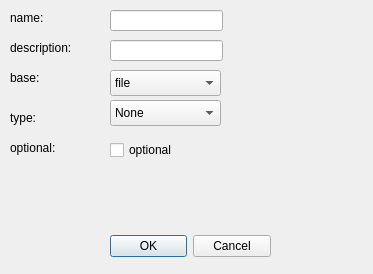
<?xml version="1.0" encoding="UTF-8"?>
<ui version="4.0">
 <class>dlg_inputs</class>
 <widget class="QDialog" name="dlg_inputs">
  <property name="geometry">
   <rect>
    <x>0</x>
    <y>0</y>
    <width>373</width>
    <height>274</height>
   </rect>
  </property>
  <property name="windowTitle">
   <string>Add or Edit Inputs</string>
  </property>
  <widget class="QDialogButtonBox" name="buttonBox">
   <property name="geometry">
    <rect>
     <x>110</x>
     <y>230</y>
     <width>161</width>
     <height>32</height>
    </rect>
   </property>
   <property name="orientation">
    <enum>Qt::Horizontal</enum>
   </property>
   <property name="standardButtons">
    <set>QDialogButtonBox::Cancel|QDialogButtonBox::Ok</set>
   </property>
  </widget>
  <widget class="QLineEdit" name="txt_name">
   <property name="geometry">
    <rect>
     <x>110</x>
     <y>10</y>
     <width>113</width>
     <height>21</height>
    </rect>
   </property>
  </widget>
  <widget class="QLabel" name="label">
   <property name="geometry">
    <rect>
     <x>10</x>
     <y>10</y>
     <width>60</width>
     <height>16</height>
    </rect>
   </property>
   <property name="text">
    <string>name:</string>
   </property>
  </widget>
  <widget class="QLabel" name="label_2">
   <property name="geometry">
    <rect>
     <x>10</x>
     <y>40</y>
     <width>81</width>
     <height>16</height>
    </rect>
   </property>
   <property name="text">
    <string>description:</string>
   </property>
  </widget>
  <widget class="QLabel" name="label_3">
   <property name="geometry">
    <rect>
     <x>10</x>
     <y>70</y>
     <width>41</width>
     <height>16</height>
    </rect>
   </property>
   <property name="text">
    <string>base:</string>
   </property>
  </widget>
  <widget class="QLabel" name="label_4">
   <property name="geometry">
    <rect>
     <x>10</x>
     <y>110</y>
     <width>81</width>
     <height>16</height>
    </rect>
   </property>
   <property name="text">
    <string>type:</string>
   </property>
  </widget>
  <widget class="QLabel" name="label_5">
   <property name="geometry">
    <rect>
     <x>10</x>
     <y>140</y>
     <width>81</width>
     <height>16</height>
    </rect>
   </property>
   <property name="text">
    <string>optional:</string>
   </property>
  </widget>
  <widget class="QLineEdit" name="txt_description">
   <property name="geometry">
    <rect>
     <x>110</x>
     <y>40</y>
     <width>113</width>
     <height>21</height>
    </rect>
   </property>
  </widget>
  <widget class="QComboBox" name="cbo_base">
   <property name="geometry">
    <rect>
     <x>110</x>
     <y>70</y>
     <width>111</width>
     <height>26</height>
    </rect>
   </property>
   <item>
    <property name="text">
     <string>file</string>
    </property>
   </item>
   <item>
    <property name="text">
     <string>context</string>
    </property>
   </item>
   <item>
    <property name="text">
     <string>api-key</string>
    </property>
   </item>
  </widget>
  <widget class="QComboBox" name="cbo_type">
   <property name="geometry">
    <rect>
     <x>110</x>
     <y>100</y>
     <width>111</width>
     <height>26</height>
    </rect>
   </property>
   <item>
    <property name="text">
     <string>None</string>
    </property>
   </item>
   <item>
    <property name="text">
     <string>nifti</string>
    </property>
   </item>
   <item>
    <property name="text">
     <string>dicom</string>
    </property>
   </item>
  </widget>
  <widget class="QCheckBox" name="ck_optional">
   <property name="geometry">
    <rect>
     <x>110</x>
     <y>140</y>
     <width>87</width>
     <height>20</height>
    </rect>
   </property>
   <property name="text">
    <string>optional</string>
   </property>
  </widget>
 </widget>
 <resources/>
 <connections>
  <connection>
   <sender>buttonBox</sender>
   <signal>rejected()</signal>
   <receiver>dlg_inputs</receiver>
   <slot>reject()</slot>
   <hints>
    <hint type="sourcelabel">
     <x>316</x>
     <y>260</y>
    </hint>
    <hint type="destinationlabel">
     <x>286</x>
     <y>274</y>
    </hint>
   </hints>
  </connection>
  <connection>
   <sender>buttonBox</sender>
   <signal>accepted()</signal>
   <receiver>dlg_inputs</receiver>
   <slot>accept()</slot>
   <hints>
    <hint type="sourcelabel">
     <x>190</x>
     <y>245</y>
    </hint>
    <hint type="destinationlabel">
     <x>199</x>
     <y>149</y>
    </hint>
   </hints>
  </connection>
 </connections>
</ui>
